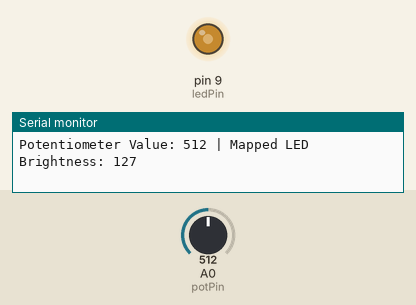
A sketch run on a simulated Arduino Uno, built with avr-gcc and run on an emulated ATmega328P. Shown: output pins drawn as LEDs (lit = HIGH), the last lines printed to the serial monitor. The test bench sets the inputs (shaded band); at power-on: A0 (potPin) = 512.

Above: at 1.2 s.
1.3 s: A0 (potPin) set to 716
At 1.8 s:
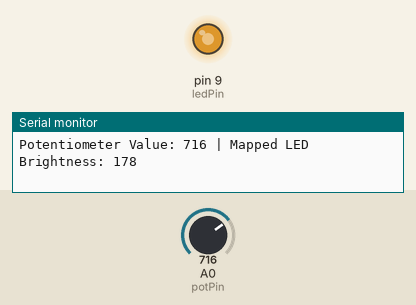
2.8 s: A0 (potPin) set to 989
At 3.4 s:
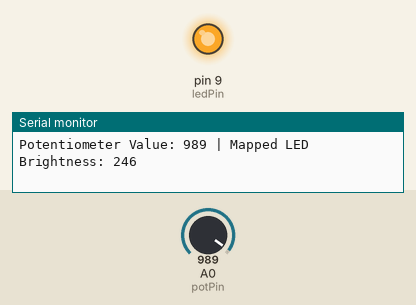
4.3 s: A0 (potPin) set to 1011
At 5.0 s:
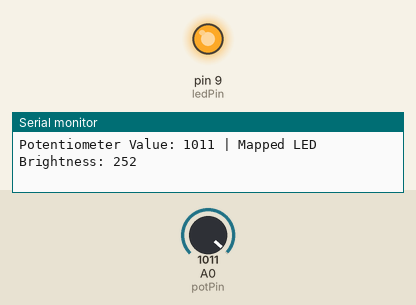
7.3 s: A0 (potPin) set to 122
At 8.3 s:
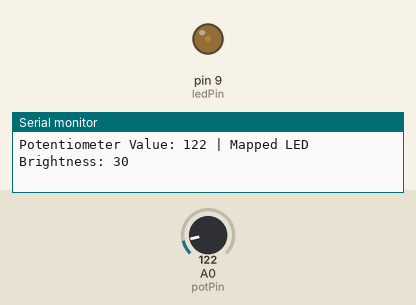
8.8 s: A0 (potPin) set to 107
At 9.9 s:
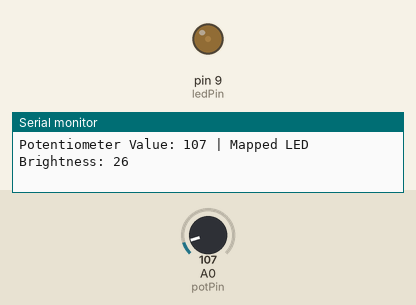
10.3 s: A0 (potPin) set to 94
At 11.5 s:
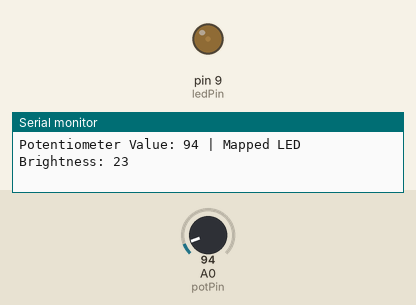
Timing chart, 0 to 12.8 s (numbered marks = the images above; inputs shaded):
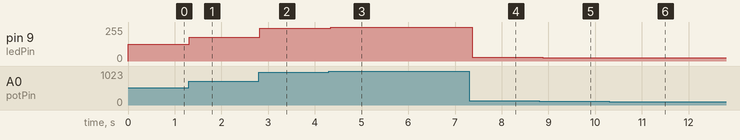

Measured:
- after the input at 1.3 s, pin 9 (ledPin): 127/255 → 178/255 at once
- after the input at 2.8 s, pin 9 (ledPin): 178/255 → 246/255 at once
- after the input at 4.3 s, pin 9 (ledPin): 246/255 → 252/255 at once
- after the input at 7.3 s, pin 9 (ledPin): 252/255 → 30/255 after 0.06 s
- after the input at 8.8 s, pin 9 (ledPin): 30/255 → 26/255 after 0.08 s
- after the input at 10.3 s, pin 9 (ledPin): 26/255 → 23/255 after 0.09 s

The sketch:

led_and_potentiometer.ino
```cpp
const int potPin = A0;     // Pin where potentiometer is connected
const int ledPin = 9;      // Pin where LED is connected (PWM pin)

void setup() {
  pinMode(ledPin, OUTPUT);   // Set LED pin as output
  Serial.begin(9600);        // Start serial communication at 9600 baud rate
}

void loop() {
  int potValue = analogRead(potPin);  // Read the potentiometer value (0 to 1023)

  // Map the potentiometer value to a range suitable for the LED (0 to 255)
  int ledBrightness = map(potValue, 0, 1023, 0, 255);

  analogWrite(ledPin, ledBrightness);  // Set the LED brightness using PWM

  // Print the raw potentiometer value and the mapped brightness
  Serial.print("Potentiometer Value: ");
  Serial.print(potValue);              // Raw potentiometer value
  Serial.print(" | Mapped LED Brightness: ");
  Serial.println(ledBrightness);       // Mapped LED brightness

  delay(100);  // Small delay to avoid flooding the console
}
```
